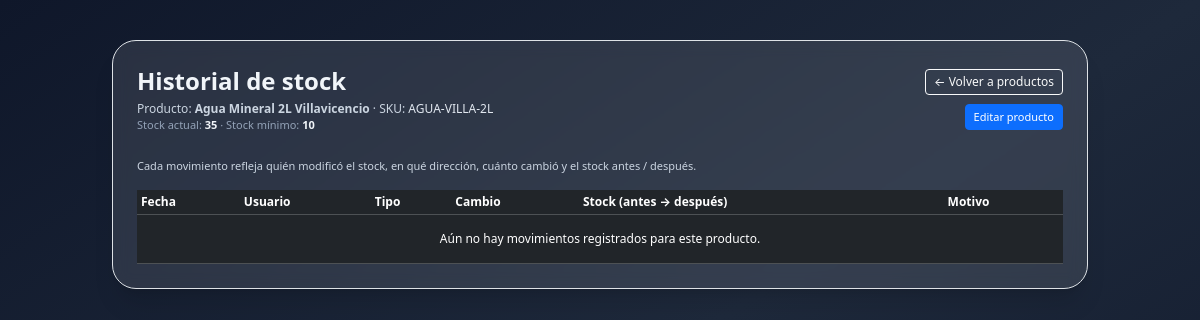
/index.php?controller=products&action=history&id=5 (signed in), run on the app's committed database.
### tables this page shows
CREATE TABLE IF NOT EXISTS productos (
  id INT AUTO_INCREMENT PRIMARY KEY,
  nombre VARCHAR(150) NOT NULL,
  sku VARCHAR(50) NULL UNIQUE,
  codigo_barras VARCHAR(20) NULL,
  categoria_id INT NULL,
  precio_compra DECIMAL(10,2) NOT NULL DEFAULT 0,
  precio_venta DECIMAL(10,2) NOT NULL DEFAULT 0,
  stock_actual INT NOT NULL DEFAULT 0,
  stock_minimo INT NOT NULL DEFAULT 0,
  estado ENUM('activo','inactivo') NOT NULL DEFAULT 'activo',
  created_at TIMESTAMP DEFAULT CURRENT_TIMESTAMP,
  updated_at TIMESTAMP DEFAULT CURRENT_TIMESTAMP ON UPDATE CURRENT_TIMESTAMP,
  CONSTRAINT fk_productos_categorias FOREIGN KEY (categoria_id)
    REFERENCES categorias(id)
    ON UPDATE CASCADE
    ON DELETE SET NULL
);

### core/Controller.php (called while the page is built, shortened)
<?php
class Controller {
    protected function view($view, $data = []) {
        extract($data);
        require __DIR__ . '/../views/layouts/header.php';
        require __DIR__ . '/../views/' . $view . '.php';
        require __DIR__ . '/../views/layouts/footer.php';
    }
}

### controllers/ProductController.php (called while the page is built, shortened)
<?php
class ProductController extends Controller {
    private $productModel;
    public function __construct() {
        $this->productModel  = new Product();
    }
    public function history() {
        $id = isset($_GET['id']) ? (int)$_GET['id'] : 0;
        $product = $this->productModel->getById($id);
        $movementModel = new StockMovement();
        $movimientos = $movementModel->getByProduct($id);
        $this->view('products/history', [
            'product'    => $product,
            'movimientos'=> $movimientos,
        ]);
    }
}

### index.php (called while the page is built, shortened)
<?php
require __DIR__ . '/core/Database.php';
require __DIR__ . '/core/Controller.php';
require __DIR__ . '/models/Product.php';
require __DIR__ . '/controllers/ProductController.php';
$controllerName = $_GET['controller'] ?? 'auth';
$actionName     = $_GET['action'] ?? 'login';
switch ($controllerName) {
    case 'products':
        $controller = new ProductController();
        break;
}
$controller->{$actionName}();

### core/Database.php (called while the page is built)
<?php
class Database {
    private static $instance = null;
    private $connection;
    private function __construct() {
        $config = require __DIR__ . '/../config/config.php';
        $host = $config['db_host'];
        $dbname = $config['db_name'];
        $user = $config['db_user'];
        $pass = $config['db_pass'];
        try {
            $this->connection = new PDO(
                "mysql:host=$host;dbname=$dbname;charset=utf8mb4",
                $user,
                $pass,
                [
                    PDO::ATTR_ERRMODE => PDO::ERRMODE_EXCEPTION,
                    PDO::ATTR_DEFAULT_FETCH_MODE => PDO::FETCH_ASSOC
                ]
            );
        } catch (PDOException $e) {
            if (!empty($config['app_debug'])) {
                die("Error de conexión: " . $e->getMessage());
            } else {
                die("Error de conexión a la base de datos.");
            }
        }
    }
    public static function getInstance() {
        if (!self::$instance) {
            self::$instance = new Database();
        }
        return self::$instance;
    }
    public function getConnection() {
        return $this->connection;
    }
}

### models/Product.php (called while the page is built, shortened)
<?php
class Product {
    private $db;
    public function __construct() {
        $this->db = Database::getInstance()->getConnection();
    }
    public function getById($id) {
        $sql = "SELECT * FROM productos WHERE id = :id";
        $stmt = $this->db->prepare($sql);
        $stmt->execute(['id' => $id]);
        return $stmt->fetch();
    }
}

### views/products/history.php (the view, shortened to what this page needs)
<?php
$role = $_SESSION['role_name'] ?? null;
?>
<div class="container mx-auto px-4 py-10">
    <div class="max-w-5xl mx-auto bg-white/10 backdrop-blur rounded-3xl border border-white/10 p-6 text-slate-100 shadow-xl">
        <div class="flex items-center justify-between mb-4">
            <div>
                <h2 class="text-2xl font-semibold mb-1">
                    Historial de stock
                </h2>
                <p class="text-xs text-slate-300 mb-0">
                    Producto: <span class="font-semibold">
                        <?php echo htmlspecialchars($product['nombre'], ENT_QUOTES, 'UTF-8'); ?>
                    </span>
                    <?php if (!empty($product['sku'])): ?>
                        · SKU: <span class="text-slate-200">
                            <?php echo htmlspecialchars($product['sku'], ENT_QUOTES, 'UTF-8'); ?>
                        </span>
                    <?php endif; ?>
                </p>
                <p class="text-[11px] text-slate-400">
                    Stock actual: <span class="text-slate-100 font-semibold">
                        <?php echo (int)$product['stock_actual']; ?>
                    </span>
                    · Stock mínimo: <span class="text-slate-100 font-semibold">
                        <?php echo (int)$product['stock_minimo']; ?>
                    </span>
                </p>
            </div>
            <div class="text-right space-y-2">
                <a href="index.php?controller=products&action=index"
                   class="btn btn-sm btn-outline-light text-xs">
                    &larr; Volver a productos
                </a>
                <?php if (in_array($role, ['admin', 'compras'], true)): ?>
                    <div>
                        <a href="index.php?controller=products&action=edit&id=<?php echo (int)$product['id']; ?>"
                           class="btn btn-sm btn-primary text-[11px]">
                            Editar producto
                        </a>
                    </div>
                <?php endif; ?>
            </div>
        </div>
        <div class="mb-3">
            <p class="text-[11px] text-slate-300">
                Cada movimiento refleja quién modificó el stock, en qué dirección, cuánto cambió y el stock antes / después.
            </p>
        </div>
        <div class="table-responsive text-xs">
            <table class="table table-dark table-sm align-middle mb-0">
                <thead>
                <tr>
                    <th>Fecha</th>
                    <th>Usuario</th>
                    <th>Tipo</th>
                    <th>Cambio</th>
                    <th>Stock (antes → después)</th>
                    <th>Motivo</th>
                </tr>
                </thead>
                <tbody>
                <?php if (empty($movimientos)): ?>
                    <tr>
                        <td colspan="6" class="text-center text-slate-300 py-3">
                            Aún no hay movimientos registrados para este producto.
                        </td>
                    </tr>
                <?php endif; ?>
                </tbody>
            </table>
        </div>
    </div>
</div>

### data on the page
productos: nombre "Agua Mineral 2L Villavicencio", sku "AGUA-VILLA-2L", stock_actual "35", stock_minimo "10"
